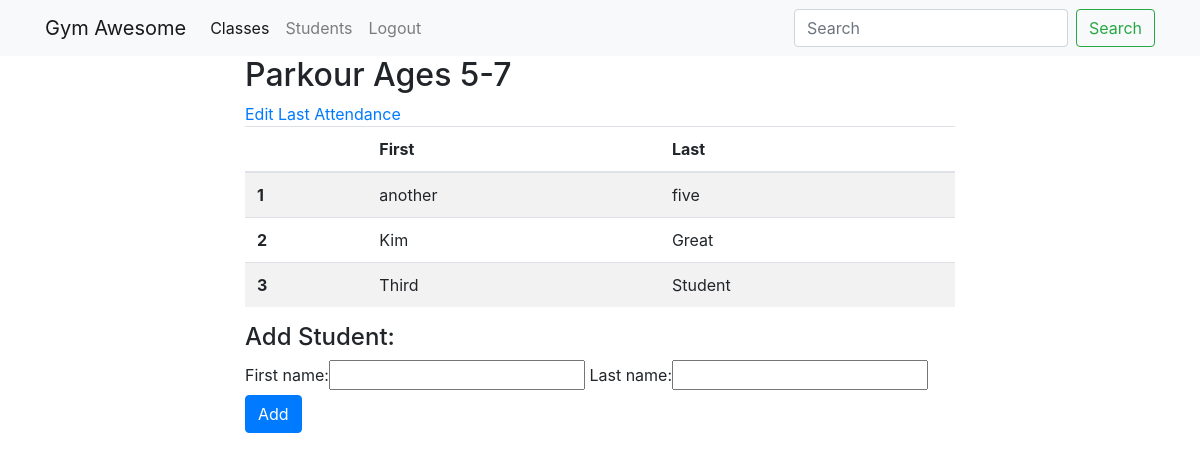
Screenshot of /classes/1/ (signed in) with the database file from the repository.
### attendance/models.py (models this page shows, shortened)
class Classroom(models.Model):
    CLASS_CHOICES = (
        ('Parkour Ages 5-7', 'Ninja Parkour'),
        ('Parkour Ages 6-10', 'Pee Wee Parkour'),
        ('Gymnastics Ages 2-3', 'Little Rabits'),
        ('Gymnastics Ages 4-5', 'Little Kangaroos'),
        ('Gymnastics Ages 6-10', 'Level 1&2'),
    )
    CLASS_TYPE = (
        ('Parkour', 'Parkour'),
        ('Gymnastics', 'Gymnastics')
    )
    name = models.CharField(
        max_length=50,
        choices = CLASS_CHOICES,
    )
    age_limit = models.CharField(max_length=50)
    type = models.CharField(
        max_length=20,
        choices = CLASS_TYPE
    )
    def is_attendance_taken_today(self):
        qs = self.attendance_set.all()
        if qs:
            today_attendance = qs.get(date=date.today())
            if today_attendance:
                return True
        return False

class NamableModel:
    def full_name(self):
        return self.first_name + ' ' + self.last_name
    def __str__(self):
        return self.full_name()

class Student(NamableModel, models.Model):
    first_name = models.CharField(max_length=20)
    last_name = models.CharField(max_length=20)
    classroom = models.ForeignKey('Classroom', on_delete=models.CASCADE)
    class Meta:
        unique_together = ['first_name', 'last_name']

### attendance/views.py (the view, shortened to what this page needs)
# urls.py: path('classes/<int:pk>/', views.ClassroomDetail.as_view(), name='classroom_detail'),
class ClassroomDetail(LoginRequiredMixin, ModelFormMixin, DetailView):
    model = Classroom
    form_class = StudentForm
    def get_context_data(self, *args, **kwargs):
        context = super().get_context_data(*args, **kwargs)
        last_attendance = self.object.attendance_set.last()
        context['student_form'] = StudentForm(initial={'classroom' : context['classroom']}) #self.get_form()
        context['students'] = context['classroom'].student_set.all()
        context['last_attendance'] = last_attendance
        return context

### attendance/forms.py
class StudentForm(forms.ModelForm):
    class Meta:
        model = Student
        fields = ['first_name', 'last_name', 'classroom']
        widgets = {'classroom': forms.HiddenInput()}

### attendance/templates/attendance/classroom_detail.html (shortened to what this page needs)
{% extends 'base.html' %}
{% block page_content %}
<div class='col-md-8 offset-md-2'>
    <h2>{{classroom.name}}</h2>
        {% if last_attendance %}
        <a href="{% url 'attendance_edit' last_attendance.pk %}">Edit Last Attendance</a>
        {% endif %}
    <table class='table table-striped'>
        <thead>
            <tr>
                <th scope='col'></th>
                <th scope='col'>First</th>
                <th scope='col'>Last</th>
            </tr>
        </thead>
        <tbody>
            {% for student in students %}
            <tr>
                <th scope='row'>{{forloop.counter}}</th>
                <td>{{student.first_name}}</td>
                <td>{{student.last_name}}</td>
            </tr>
            {% endfor %}
        </tbody>
    </table>
    <h4>Add Student:</h4>
    {% include 'attendance/add_student_form.html' with student_form=student_form %}
</div>
{% endblock %}

### rows the page displays
Classroom: name "Parkour Ages 5-7"
Student: first_name "another", last_name "five"
Student: first_name "Kim", last_name "Great"
Student: first_name "Third", last_name "Student"
